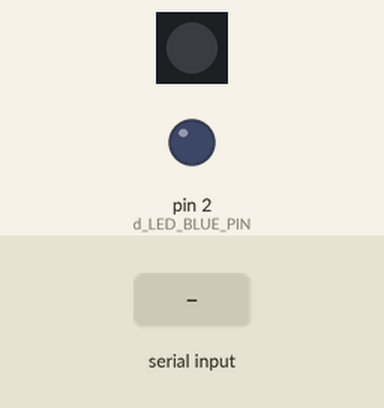
Bench run of a sketch on a simulated Arduino Uno, built with avr-gcc and run on an emulated ATmega328P. On the bench: 1 RGB LEDs in strip order, left to right, output pins drawn as LEDs (lit = HIGH). The test bench sets the inputs (shaded band). Pins used as bus, display or sensor lines are not drawn; what the sketch prints to the serial monitor is not drawn.

Above: at 1.2 s.
1.3 s: "FLOW\n" received over Serial
At 2.0 s:
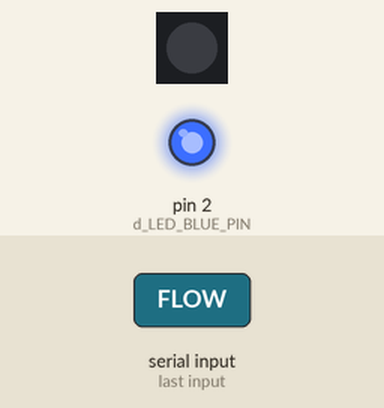
2.8 s: "AWAY\n" received over Serial
At 3.1 s:
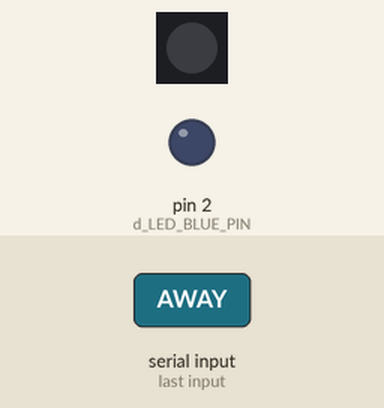
Timing chart, 0 to 5.8 s (numbered marks = the images above; inputs shaded):
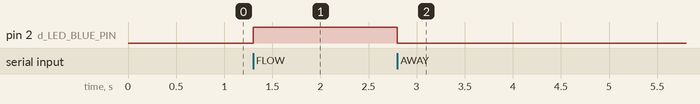

The sketch:

TrinketM0_Code.ino
```cpp
#include <Adafruit_DotStar.h>

#define NUMPIXELS 1
#define DATAPIN   7  // Pin where the DotStar data line is connected (Trinket M0 has a built-in DotStar on pin 1)
#define CLOCKPIN  8  // Pin where the DotStar clock line is connected (Trinket M0 has a built-in DotStar on pin 2)

#define d_LED_RED_PIN      (0)
#define d_LED_BLUE_PIN     (2)
#define d_LED_GREEN_PIN    (1)

#define d_STATUS_AWAY      ("AWAY")
#define d_STATUS_BUSY      ("BUSY")
#define d_STATUS_FLOW      ("FLOW")
#define d_STATUS_AVAILABLE ("AVAILABLE")
#define d_STATUS_LUNCH     ("LUNCH")


Adafruit_DotStar strip = Adafruit_DotStar(NUMPIXELS, DATAPIN, CLOCKPIN, DOTSTAR_BGR);
String status ="EMPTY";

// Function to set the color of the onboard DotStar LED
void setColor(uint8_t red, uint8_t green, uint8_t blue) {
  strip.setPixelColor(0, strip.Color(red, green, blue));
  strip.show();
}

void setup() {
  Serial.begin(115200);
  Serial.write("CrudeBusyLight V1.0.0");
  strip.begin();  // Initialize DotStar
  setColor(0, 0, 0); // RGB values for yellow
  strip.show();   // Initialize all pixels to 'off'
  pinMode(d_LED_RED_PIN, OUTPUT);
  pinMode(d_LED_BLUE_PIN, OUTPUT);
  pinMode(d_LED_GREEN_PIN, OUTPUT);

}

void loop() {
  if (Serial.available() > 0) {
    String receivedData = Serial.readStringUntil('\n');
    if (receivedData == "?") {
      Serial.println("CrudeBusyLight");
    }
    if (receivedData == "AWAY") {
      digitalWrite(d_LED_BLUE_PIN,LOW);
      digitalWrite(d_LED_RED_PIN,LOW);
      digitalWrite(d_LED_GREEN_PIN,LOW);
      status = d_STATUS_AWAY;
    }
    if (receivedData == "BUSY") {
      digitalWrite(d_LED_BLUE_PIN,LOW);
      digitalWrite(d_LED_RED_PIN,HIGH);
      digitalWrite(d_LED_GREEN_PIN,LOW);
      status = d_STATUS_BUSY;
    }
        if (receivedData == "FLOW") {
      digitalWrite(d_LED_BLUE_PIN,HIGH);
      digitalWrite(d_LED_RED_PIN,HIGH);
      digitalWrite(d_LED_GREEN_PIN,LOW);
      status = d_STATUS_FLOW;
    }
      if (receivedData == "AVAILABLE") {
      digitalWrite(d_LED_BLUE_PIN,LOW);
      digitalWrite(d_LED_RED_PIN,LOW);
      digitalWrite(d_LED_GREEN_PIN,HIGH);
      status = d_STATUS_AVAILABLE;
    }
    if (receivedData == "LUNCH") {
      digitalWrite(d_LED_BLUE_PIN,LOW);
      digitalWrite(d_LED_RED_PIN,HIGH);
      digitalWrite(d_LED_GREEN_PIN,HIGH);
      status = d_STATUS_LUNCH;
    }
      if (receivedData == "STATUS") {
      Serial.println(status);
    }
  }
}
```

Measured:
- after the input at 1.3 s, pin 2 (d_LED_BLUE_PIN): LOW → HIGH at once
- after the input at 2.8 s, pin 2 (d_LED_BLUE_PIN): HIGH → LOW at once
